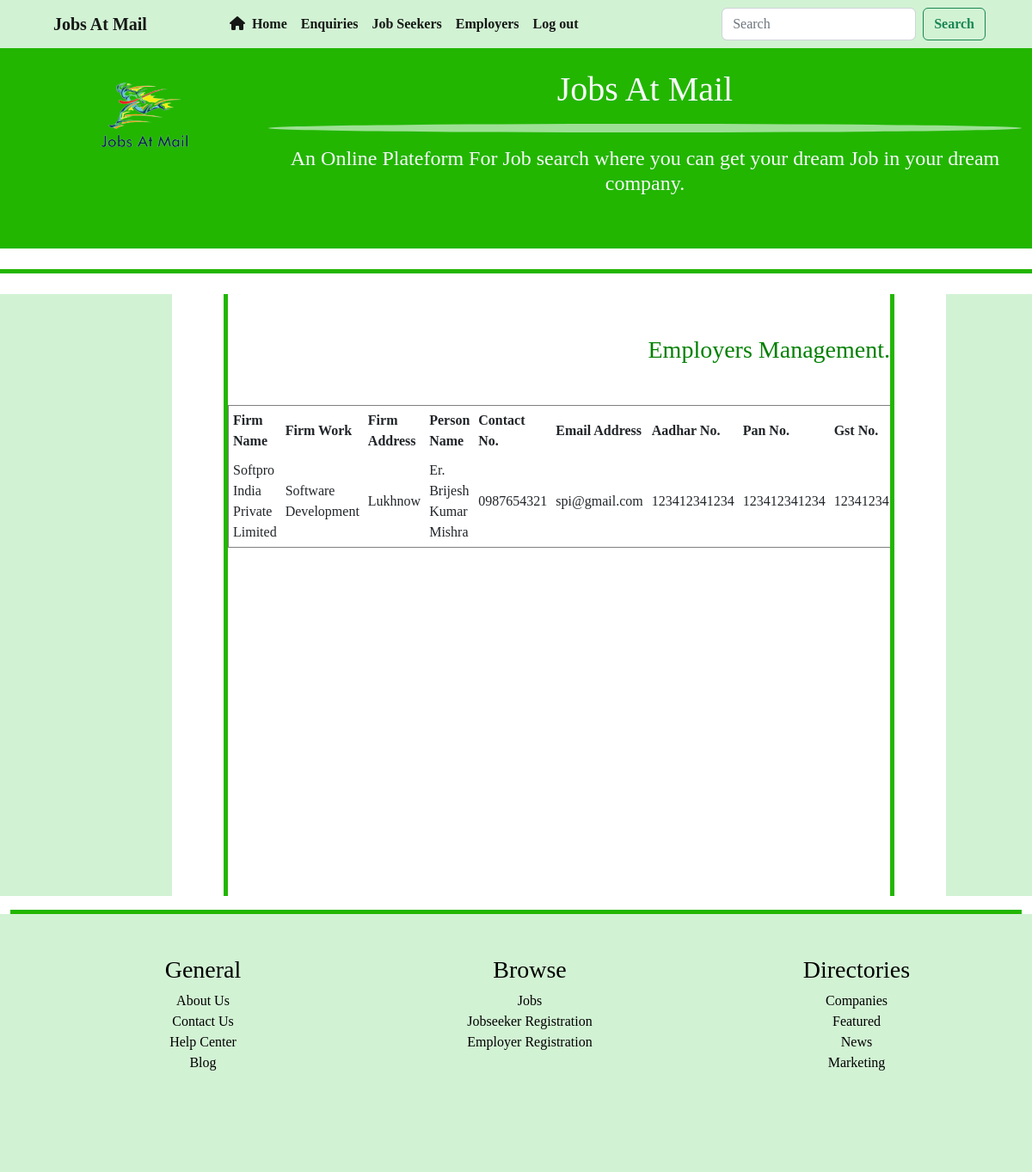
The app's page /employers/ (signed in) with its own data.
### jamapp/models.py (models this page shows)
class Employer(models.Model):
    firmname=models.CharField(max_length=100)
    firmwork=models.TextField()
    firmaddress=models.TextField()
    cpname=models.CharField(max_length=50)
    cpcontactno=models.CharField(max_length=15)
    cpemailaddress=models.EmailField(max_length=50,primary_key=True)
    aadharno=models.CharField(max_length=12)
    panno=models.CharField(max_length=10)
    gstno=models.CharField(max_length=15)
    regdate=models.CharField(max_length=20)

### jamapp/views.py (the view)
# urls.py: path('employers/',views.employers,name='employers'),
def employers(request):
    try :
        if request.session['admin']:
            emp=Employer.objects.all()
            return render(request,'employers.html',{'emp':emp})
    except :
        return render(request,'login.html')

### jamapp/templates/employers.html (shortened to what this page needs)
{% extends "adminbase.html" %}
{% block body %}
<h3 style="color:green;text-align:end; width:100%;">
    Employers Management.
</h3>
<div style="width:100%;overflow-x:scroll;" class="mt-5">
    <table border="1" style="width:100%;margin:0px auto;" cellpadding="5px">
        <tr>
            <th>Firm Name</th>
            <th>Firm Work</th>
            <th>Firm Address</th>
            <th>Person Name</th>
            <th>Contact No.</th>
            <th>Email Address</th>
            <th>Aadhar No.</th>
            <th>Pan No.</th>
            <th>Gst No.</th>
        </tr>
        {% for e in emp %}
        <tr>
            <td>{{e.firmname}}</td>
            <td>{{e.firmwork}}</td>
            <td>{{e.firmaddress}}</td>
            <td>{{e.cpname}}</td>
            <td>{{e.cpcontactno}}</td>
            <td>{{e.cpemailaddress}}</td>
            <td>{{e.aadharno}}</td>
            <td>{{e.panno}}</td>
            <td>{{e.gstno}}</td>
        </tr>
        {% endfor %}
    </table>
</div>
{% endblock body %}

### jamapp/static/css/style.css (style rules this page uses)
body { font-family: Georgia, 'Times New Roman', Times, serif; }

### records on screen
Employer: firmname "Softpro India Private Limited", firmwork "Software Development", firmaddress "Lukhnow", cpname "Er. Brijesh Kumar Mishra", cpcontactno "0987654321", cpemailaddress "spi@gmail.com", aadharno "123412341234", panno "123412341234", gstno "12341234"
